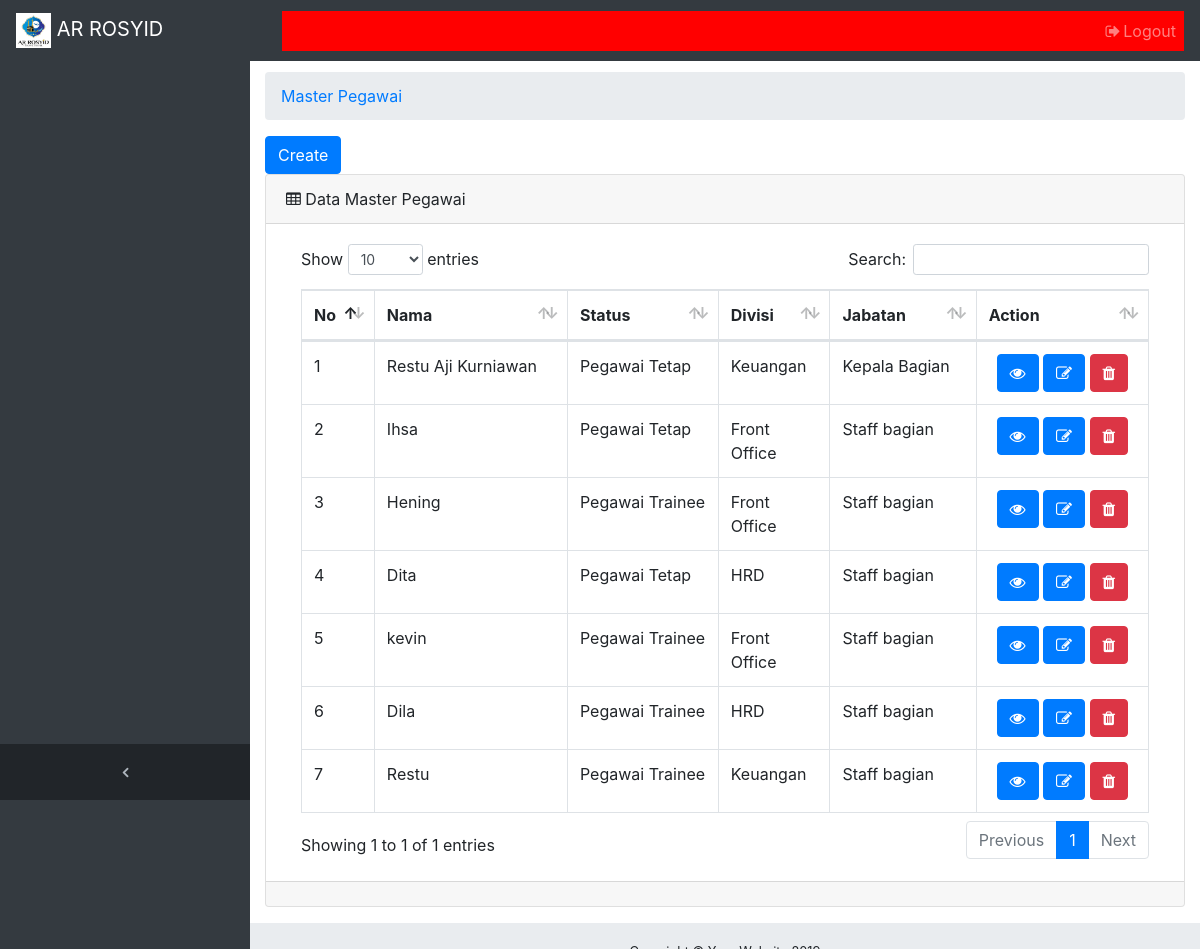
The app's page /part/master_data_pegawai/master_pegawai.php with its own data.
### tables this page shows
CREATE TABLE `karyawan` (
  `id_karyawan` varchar(20) NOT NULL,
  `nip` varchar(200) DEFAULT NULL,
  `nama_karyawan` varchar(200) DEFAULT NULL,
  `jk_karyawan` varchar(200) DEFAULT NULL,
  `tmpt_lahir` varchar(200) DEFAULT NULL,
  `tgl_lahir` date DEFAULT NULL,
  `agama` varchar(200) DEFAULT NULL,
  `tgl_masuk` date DEFAULT NULL,
  `alamat` varchar(200) DEFAULT NULL,
  `no_telpn` varchar(200) DEFAULT NULL,
  `pend_terakhir` varchar(200) DEFAULT NULL,
  `id_jabatan` varchar(20) DEFAULT NULL,
  `id_bagian` varchar(20) DEFAULT NULL,
  `id_status` varchar(20) NOT NULL,
  `no_npwp` varchar(20) NOT NULL,
  `anggota_koperasi` char(1) NOT NULL COMMENT '1 = anggota, 0 = bukan',
  `status_pernikahan` char(1) NOT NULL,
  `jml_anak` char(1) NOT NULL,
  `foto_pegawai` varchar(50) NOT NULL,
  `id_rfid` varchar(50) NOT NULL,
  `status` varchar(1) NOT NULL DEFAULT '1'
);

CREATE TABLE `master_status` (
  `id_status` varchar(20) NOT NULL,
  `nama_status` varchar(50) NOT NULL
);

CREATE TABLE `master_bagian` (
  `id_bagian` varchar(20) NOT NULL,
  `nama_bagian` varchar(200) DEFAULT NULL
);

CREATE TABLE `jabatan_pegawai` (
  `id_jabatan` varchar(50) NOT NULL,
  `nama_jabatan` varchar(50) NOT NULL
);

### functions/masterpegawai.php (called while the page is built, shortened)
<?php
function read_pegawai(){
	global $link;
	$query = "SELECT * FROM `karyawan`
	JOIN master_bagian
	ON karyawan.id_bagian = master_bagian.id_bagian
	JOIN master_status
	ON karyawan.id_status = master_status.id_status
	 LEFT JOIN jabatan_pegawai
	ON jabatan_pegawai.id_jabatan = karyawan.id_jabatan WHERE karyawan.status = '1'";
	$sql = mysqli_query($link,$query);
	if(mysqli_num_rows($sql)){
		while ($data = mysqli_fetch_array($sql)) {
			$pegawai[] = $data;
		}
		return $pegawai;
	}else{
		$pegawai = 0;
		return $pegawai;
	}
}
?>

### part/master_data_pegawai/master_pegawai.php (the view, shortened to what this page needs)
<!DOCTYPE html>
<html lang="en">
<?php include($_SERVER['DOCUMENT_ROOT']."/kepegawaian/view/head.php"); ?>
<body class="fixed-nav sticky-footer bg-dark" id="page-top">
    <?php include($_SERVER['DOCUMENT_ROOT']."/kepegawaian/view/navigation.php"); ?>
  <div class="content-wrapper">
    <div class="container-fluid">
      <ol class="breadcrumb">
        <li class="breadcrumb-item">
          <a href="<?php echo $siteurl; ?>/part/master_data_pegawai/master_pegawai.php">Master Pegawai</a>
        </li>
      </ol>
         <a href="<?php echo $siteurl; ?>/part/master_data_pegawai/master_pegawai_insert.php"><input type="button" value="Create"class="btn btn-primary"></a>
          <div class="card mb-3">
          <div class="card-header">
          <i class="fa fa-table"></i> Data Master Pegawai</div>
          <div class="card-body">
          <div class="table-responsive">
            <table class="table table-bordered" id="dataTable" width="100%" cellspacing="0">
              <thead>
                <tr>
                  <th>No</th>
                  <th>Nama </th>
                  <th> Status </th>
                  <th>Divisi </th>
                  <th>Jabatan </th>
                  <th>Action</th>
                </tr>
              </thead>
              <tbody>
<?php
$no = 1;
foreach (read_pegawai() as $row) {
?>
                <tr>
                  <td><?php echo $no++ ?></td>
                  <td><?php echo $row['nama_karyawan']; ?></td>
                  <td> <?php echo $row['nama_status']?> </td>
                  <td> <?php echo $row['nama_bagian']?> </td>
                  <td> <?php echo $row['nama_jabatan']?> </td>
                                    <td align="center">
                          <a href="master_pegawai_read.php?id_karyawan=<?php echo $row['id_karyawan'];?>"><button class="btn btn-primary"> <i class="fa fa-eye"></i></button></a>
                          <a href="master_pegawai_update.php?id=<?php echo $row['id_karyawan'];?>"><button class="btn btn-primary"> <i class="fa fa-edit"></i></button></a>
                           <a href="master_pegawai_delete.php?id=<?php echo $row['id_karyawan']?>" onclick="javascript: return confirm('Anda yakin hapus ?');">
                           <button class="btn btn-danger"> <i class="fa fa-trash"></i></button></a></td>
                </tr>
              </tbody>
<?php } ?>
            </table>
          </div>
          </div>
          <div class="card-footer small text-muted"></div>
        </div>
      </div>
    </div>
 <?php include($_SERVER['DOCUMENT_ROOT']."/kepegawaian/view/footer.php"); ?>
</body>
</html>

### css/sb-admin.css (style rules this page uses)
html { position: relative; min-height: 100%; }
body { overflow-x: hidden; }
body.sticky-footer { margin-bottom: 56px; }
body.sticky-footer .content-wrapper { min-height: calc(100vh - 56px - 56px); }
body.fixed-nav { padding-top: 56px; }
.content-wrapper { min-height: calc(100vh - 56px); padding-top: 1rem; }
.content-wrapper { overflow-x: hidden; background: white; }
@media (min-width: 992px) { .content-wrapper { margin-left: 250px; } }

### records on screen
karyawan: nama_karyawan "Restu Aji Kurniawan", id_status.nama_status "Pegawai Tetap", id_bagian.nama_bagian "Keuangan", id_jabatan.nama_jabatan "Kepala Bagian"
karyawan: nama_karyawan "Ihsa", id_status.nama_status "Pegawai Tetap", id_bagian.nama_bagian "Front Office", id_jabatan.nama_jabatan "Staff bagian"
karyawan: nama_karyawan "Hening", id_status.nama_status "Pegawai Trainee", id_bagian.nama_bagian "Front Office", id_jabatan.nama_jabatan "Staff bagian"
karyawan: nama_karyawan "Dita", id_status.nama_status "Pegawai Tetap", id_bagian.nama_bagian "HRD", id_jabatan.nama_jabatan "Staff bagian"
karyawan: nama_karyawan "kevin", id_status.nama_status "Pegawai Trainee", id_bagian.nama_bagian "Front Office", id_jabatan.nama_jabatan "Staff bagian"
karyawan: nama_karyawan "Dila", id_status.nama_status "Pegawai Trainee", id_bagian.nama_bagian "HRD", id_jabatan.nama_jabatan "Staff bagian"
karyawan: nama_karyawan "Restu", id_status.nama_status "Pegawai Trainee", id_bagian.nama_bagian "Keuangan", id_jabatan.nama_jabatan "Staff bagian"
